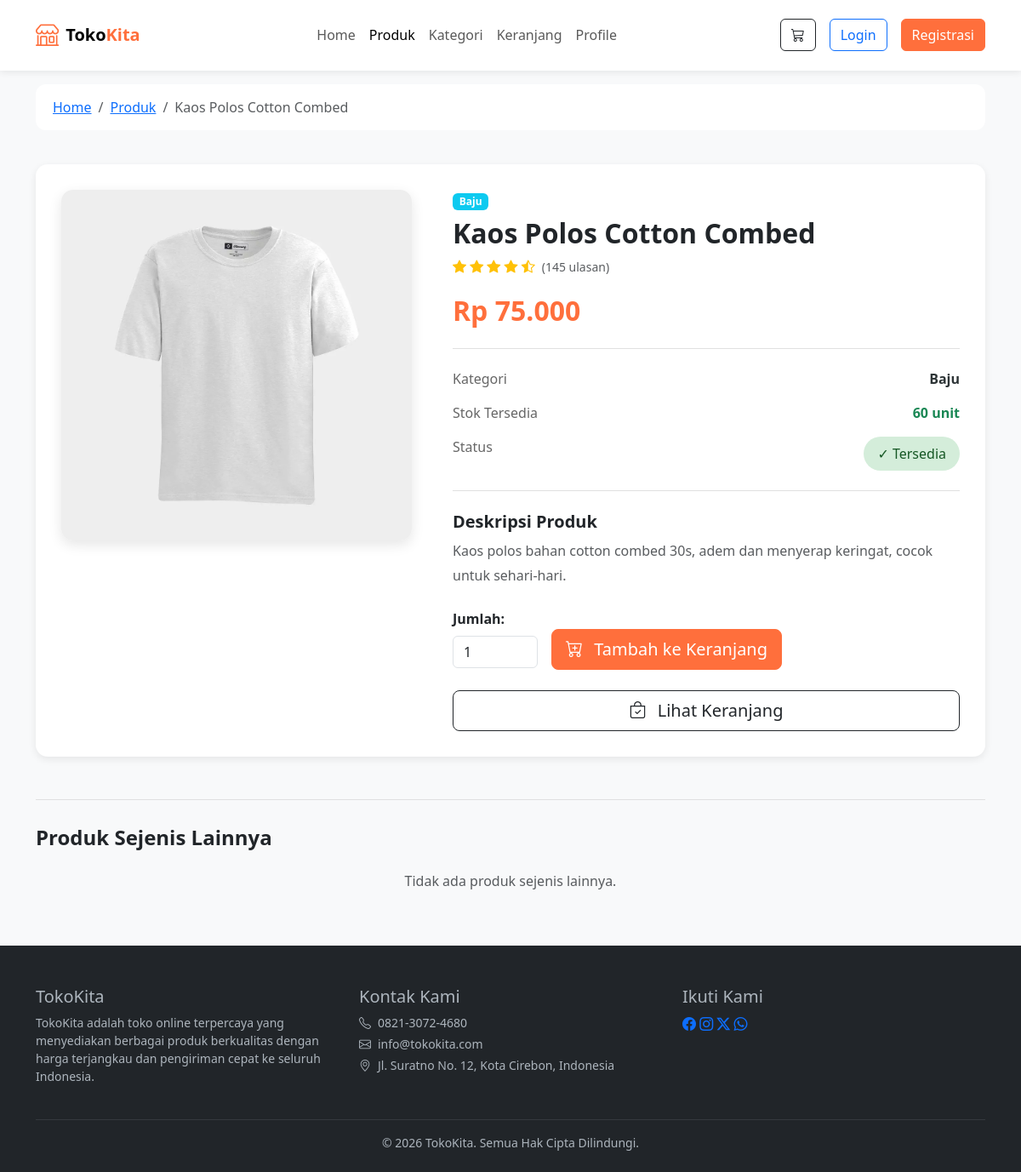
Screenshot of /detail_produk.php?id=56 with the database file from the repository.
### tables this page shows
CREATE TABLE `tb_produk` (
  `id` int NOT NULL,
  `nama` varchar(255) NOT NULL,
  `harga` int NOT NULL,
  `stok` int NOT NULL,
  `foto` text NOT NULL,
  `id_kategori` int DEFAULT NULL,
  `deskripsi` text NOT NULL
);

CREATE TABLE `tb_kategori` (
  `id_kategori` int NOT NULL,
  `nama_kategori` varchar(255) NOT NULL
);

### detail_produk.php (the view, shortened to what this page needs)
<?php
include "koneksi.php";
$id_produk = isset($_GET['id']) ? (int) $_GET['id'] : 0;
$stmt = mysqli_prepare(
    $koneksi,
    "SELECT p.id, p.nama, p.harga, p.stok, p.foto, p.deskripsi, k.nama_kategori
     FROM tb_produk p
     LEFT JOIN tb_kategori k ON p.id_kategori = k.id_kategori
     WHERE p.id = ?"
);
mysqli_stmt_bind_param($stmt, "i", $id_produk);
mysqli_stmt_execute($stmt);
$produk = mysqli_fetch_assoc(mysqli_stmt_get_result($stmt));
$is_login   = isset($_SESSION['user_id']);
$nama_user  = $is_login ? $_SESSION['user_nama'] : '';
$fotoSrc = !empty($produk['foto'])
    ? (filter_var($produk['foto'], FILTER_VALIDATE_URL) ? $produk['foto'] : "assets/img/" . $produk['foto'])
    : "https://placehold.co/500x500?text=Produk";
$stok_habis = $produk['stok'] <= 0;
?>
<!DOCTYPE html>
<html lang="id">
<head>
<link href="https://cdn.jsdelivr.net/npm/bootstrap@5.3.3/dist/css/bootstrap.min.css" rel="stylesheet">
<link rel="stylesheet" href="https://cdn.jsdelivr.net/npm/bootstrap-icons@1.11.3/font/bootstrap-icons.css">
</head>
<body>
<nav class="navbar navbar-expand-lg navbar-light bg-white sticky-top py-3">
  <div class="container">
    <a class="navbar-brand d-flex align-items-center fw-bold" href="index1.php">
      <i class="bi bi-shop me-2" style="font-size:1.7rem;color:var(--primary-color);"></i>
      Toko<span style="color:var(--primary-color);">Kita</span>
    </a>
    <div class="collapse navbar-collapse" id="navbarMenu">
      <ul class="navbar-nav mx-auto">
        <li class="nav-item"><a class="nav-link" href="index1.php">Home</a></li>
        <li class="nav-item"><a class="nav-link active" href="produk.php">Produk</a></li>
        <li class="nav-item"><a class="nav-link" href="kategori.php#produk">Kategori</a></li>
        <li class="nav-item"><a class="nav-link" href="keranjang.php">Keranjang</a></li>
        <li class="nav-item"><a class="nav-link" href="profile.php">Profile</a></li>
      </ul>
      <div class="d-flex align-items-center gap-3">
        <a href="keranjang.php" class="btn btn-outline-dark position-relative">
          <i class="bi bi-cart3"></i>
        </a>
        <?php if ($is_login): ?>
          <div class="dropdown">
            <button class="btn btn-primary-custom dropdown-toggle" data-bs-toggle="dropdown">
              <i class="bi bi-person-circle me-1"></i> <?= htmlspecialchars(trim($nama_user)) ?>
            </button>
            <ul class="dropdown-menu dropdown-menu-end">
              <li><a class="dropdown-item" href="profile.php"><i class="bi bi-person me-2"></i>Profile</a></li>
              <li><hr class="dropdown-divider"></li>
              <li><a class="dropdown-item text-danger" href="logout.php"><i class="bi bi-box-arrow-right me-2"></i>Logout</a></li>
            </ul>
          </div>
        <?php else: ?>
          <a href="login.php" class="btn btn-outline-primary">Login</a>
          <a href="register.php" class="btn btn-primary-custom">Registrasi</a>
        <?php endif; ?>
      </div>
    </div>
  </div>
</nav>
<div class="container py-3">
  <nav aria-label="breadcrumb">
    <ol class="breadcrumb breadcrumb-custom mb-0">
      <li class="breadcrumb-item"><a href="index1.php">Home</a></li>
      <li class="breadcrumb-item"><a href="produk.php">Produk</a></li>
      <li class="breadcrumb-item active" aria-current="page"><?= htmlspecialchars($produk['nama']) ?></li>
    </ol>
  </nav>
</div>
<div class="container py-4">
  <div class="detail-container">
    <div class="row g-5">
      <div class="col-lg-5">
        <div class="produk-foto">
          <img id="mainImage" src="<?= htmlspecialchars($fotoSrc) ?>" alt="<?= htmlspecialchars($produk['nama']) ?>">
        </div>
      </div>
      <div class="col-lg-7">
        <span class="badge bg-info mb-2">
          <?= htmlspecialchars(trim($produk['nama_kategori'] ?? 'Tanpa Kategori')) ?>
        </span>
        <h2 class="fw-bold mb-2"><?= htmlspecialchars($produk['nama']) ?></h2>
        <div class="d-flex align-items-center gap-2 mb-3">
          <div class="text-warning">
            <i class="bi bi-star-fill"></i>
            <i class="bi bi-star-fill"></i>
            <i class="bi bi-star-fill"></i>
            <i class="bi bi-star-fill"></i>
            <i class="bi bi-star-half"></i>
          </div>
          <span class="text-muted small">(145 ulasan)</span>
        </div>
        <div class="harga-besar mb-3">Rp <?= number_format($produk['harga'], 0, ',', '.') ?></div>
        <div class="info-produk">
          <div class="info-row">
            <span class="info-label">Kategori</span>
            <span class="info-value"><?= htmlspecialchars(trim($produk['nama_kategori'] ?? 'Tanpa Kategori')) ?></span>
          </div>
          <div class="info-row">
            <span class="info-label">Stok Tersedia</span>
            <span class="info-value <?= $stok_habis ? 'text-danger' : 'text-success' ?>">
              <?= $stok_habis ? 'Habis' : (int) $produk['stok'] . ' unit' ?>
            </span>
          </div>
          <div class="info-row">
            <span class="info-label">Status</span>
            <span class="stok-badge <?= $stok_habis ? 'stok-habis' : 'stok-ada' ?>">
              <?= $stok_habis ? '❌ Stok Habis' : '✓ Tersedia' ?>
            </span>
          </div>
        </div>
        <h5 class="fw-bold mt-4 mb-2">Deskripsi Produk</h5>
        <p class="text-muted" style="line-height:1.8;">
          <?= nl2br(htmlspecialchars($produk['deskripsi'])) ?>
        </p>
        <?php if (!$stok_habis): ?>
          <form action="detail_produk.php?id=<?= $id_produk ?>" method="POST" class="mt-4">
            <div class="row g-3 mb-3">
              <div class="col-auto">
                <label for="qty" class="form-label fw-bold">Jumlah:</label>
                <input type="number" class="form-control qty-input" id="qty" name="qty"
                       value="1" min="1" max="<?= (int) $produk['stok'] ?>" required>
              </div>
              <div class="col-auto">
                <button type="submit" name="tambah_keranjang" class="btn btn-primary-custom btn-lg mt-4">
                  <i class="bi bi-cart-plus me-2"></i> Tambah ke Keranjang
                </button>
              </div>
            </div>
          </form>
        <?php else: ?>
          <button class="btn btn-secondary btn-lg w-100 mt-4" disabled>
            <i class="bi bi-x-circle me-2"></i> Stok Habis
          </button>
        <?php endif; ?>
        <a href="keranjang.php" class="btn btn-outline-dark btn-lg w-100 mt-2">
          <i class="bi bi-bag-check me-2"></i> Lihat Keranjang
        </a>
      </div>
    </div>
  </div>
  <div class="related-products">
    <h4 class="fw-bold mb-4">Produk Sejenis Lainnya</h4>
    <div class="row g-4">
      <?php
      $relatedList = [];
      if (count($relatedList) === 0): ?>
        <p class="text-muted text-center col-12">Tidak ada produk sejenis lainnya.</p>
      <?php endif; ?>
    </div>
  </div>
</div>
<footer class="pt-5 pb-4 mt-4">
  <div class="container">
    <div class="row g-4">
      <div class="col-md-4">
        <h5>TokoKita</h5>
        <p class="small">TokoKita adalah toko online terpercaya yang menyediakan berbagai produk berkualitas dengan harga terjangkau dan pengiriman cepat ke seluruh Indonesia.</p>
      </div>
      <div class="col-md-4">
        <h5>Kontak Kami</h5>
        <p class="small mb-1"><i class="bi bi-telephone me-2"></i>0821-3072-4680</p>
        <p class="small mb-1"><i class="bi bi-envelope me-2"></i>info@tokokita.com</p>
        <p class="small mb-1"><i class="bi bi-geo-alt me-2"></i>Jl. Suratno No. 12, Kota Cirebon, Indonesia</p>
      </div>
      <div class="col-md-4">
        <h5>Ikuti Kami</h5>
        <a href="#" class="social-icon"><i class="bi bi-facebook"></i></a>
        <a href="#" class="social-icon"><i class="bi bi-instagram"></i></a>
        <a href="#" class="social-icon"><i class="bi bi-twitter-x"></i></a>
        <a href="#" class="social-icon"><i class="bi bi-whatsapp"></i></a>
      </div>
    </div>
    <hr class="border-secondary mt-4">
    <p class="text-center small mb-0">&copy; <?= date("Y") ?> TokoKita. Semua Hak Cipta Dilindungi.</p>
  </div>
</footer>
</body>
</html>

### detail_produk.php (style rules this page uses)
:root { --primary-color:#ff6f3c; --dark-color:#212529; }
body { font-family:'Segoe UI', sans-serif; background-color:#f8f9fa; }
.navbar { box-shadow:0 2px 8px rgba(0,0,0,0.08); }
.btn-primary-custom { background-color:var(--primary-color); border-color:var(--primary-color); color:#fff; }
.breadcrumb-custom { background-color:#fff; border-radius:12px; padding:15px 20px; }
.detail-container { background:#fff; border-radius:14px; padding:30px; box-shadow:0 3px 10px rgba(0,0,0,0.08); }
.produk-foto { border-radius:14px; overflow:hidden; box-shadow:0 5px 15px rgba(0,0,0,0.1); }
.produk-foto img { width:100%; height:auto; display:block; }
.harga-besar { color:var(--primary-color); font-weight:700; font-size:2rem; }
.stok-badge { padding:8px 16px; border-radius:25px; }
.stok-ada { background-color:#d4edda; color:#155724; }
.info-produk { border-top:1px solid #e0e0e0; border-bottom:1px solid #e0e0e0; padding:15px 0; margin:20px 0; }
.info-row { display:flex; justify-content:space-between; padding:8px 0; }
.info-label { color:#666; font-weight:500; }
.info-value { font-weight:600; color:#2d3436; }
.qty-input { width:100px; }
.related-products { margin-top:50px; padding-top:30px; border-top:1px solid #e0e0e0; }
footer { background-color:var(--dark-color); color:#adb5bd; }

### rows the page displays
tb_produk: nama "Kaos Polos Cotton Combed", foto (picture), id_kategori.nama_kategori "Baju", harga "75.000", stok "60", deskripsi "Kaos polos bahan cotton combed 30s, adem dan menyerap keringat, cocok untuk sehari-hari."
